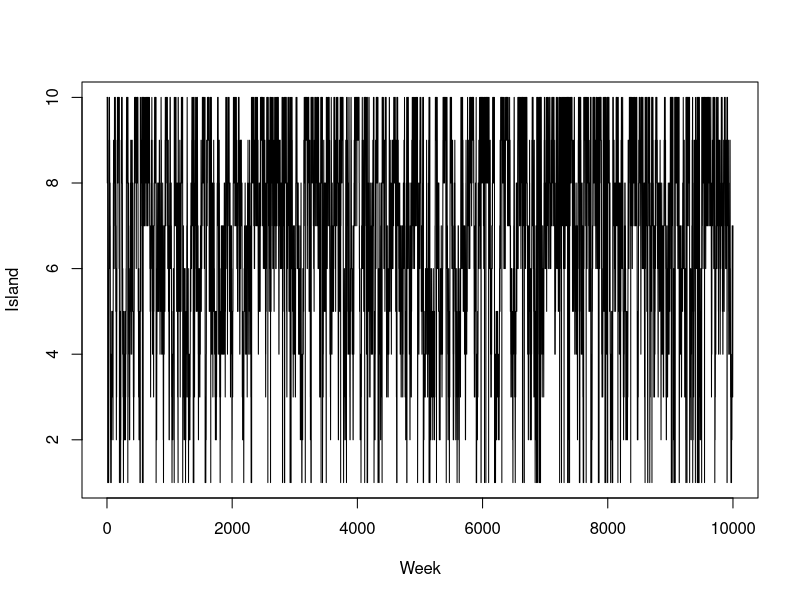
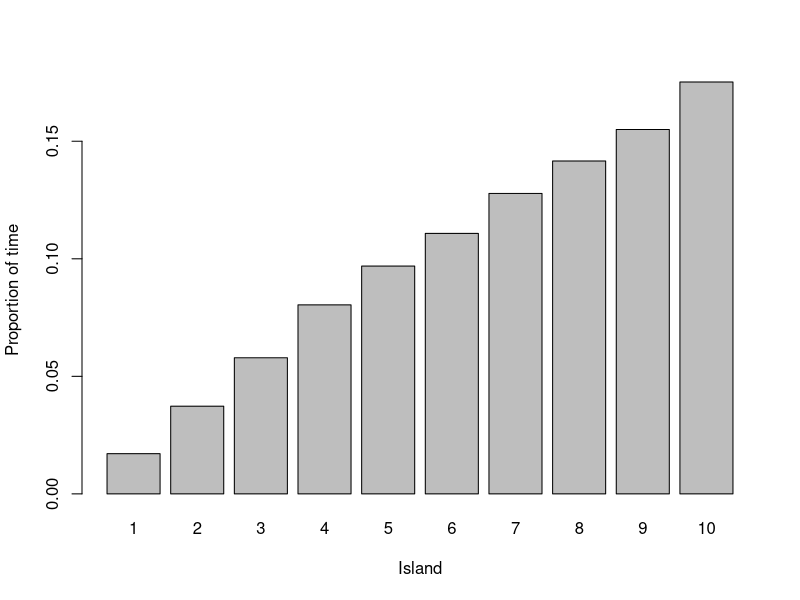
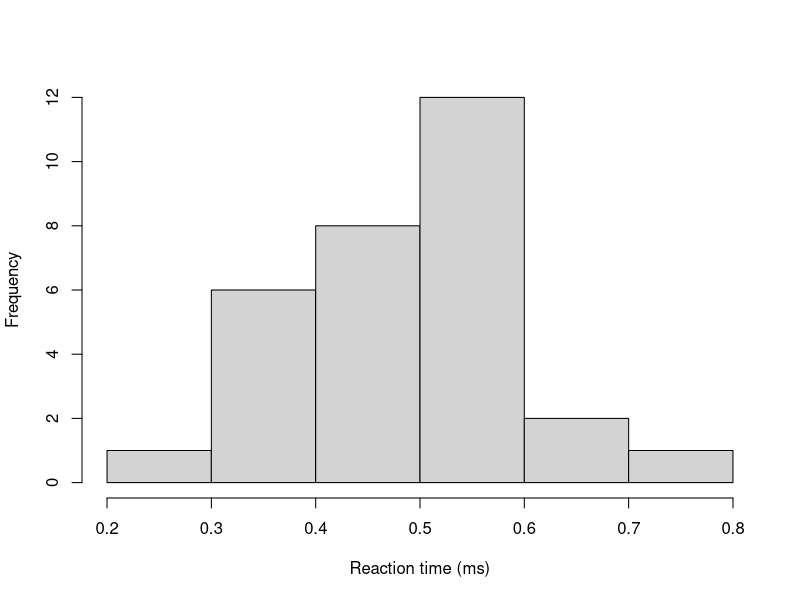
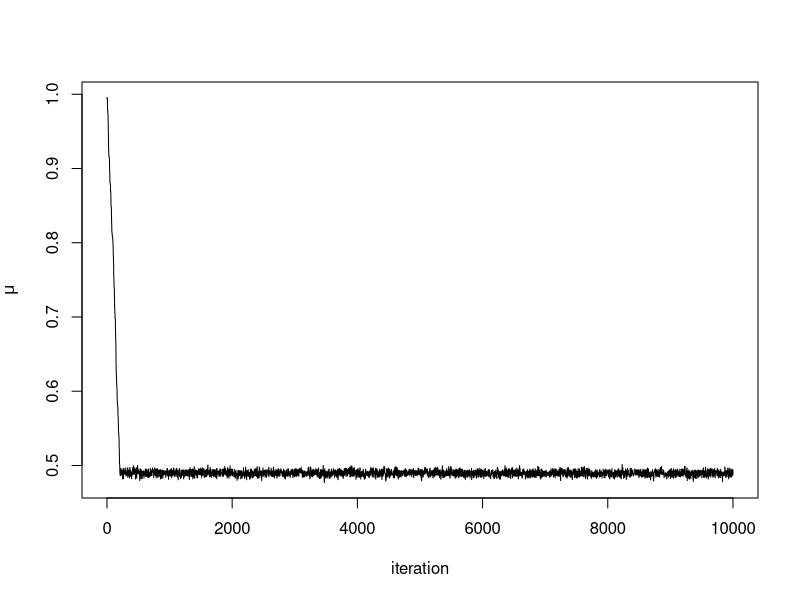
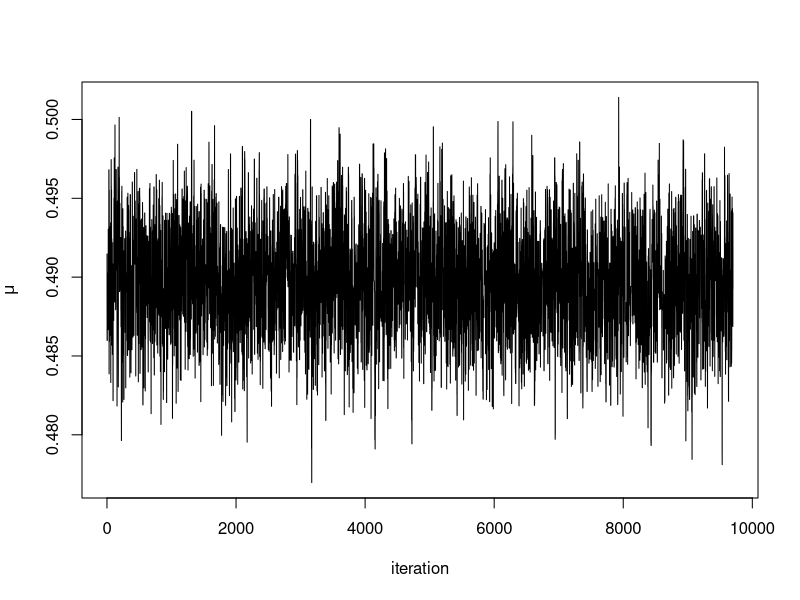
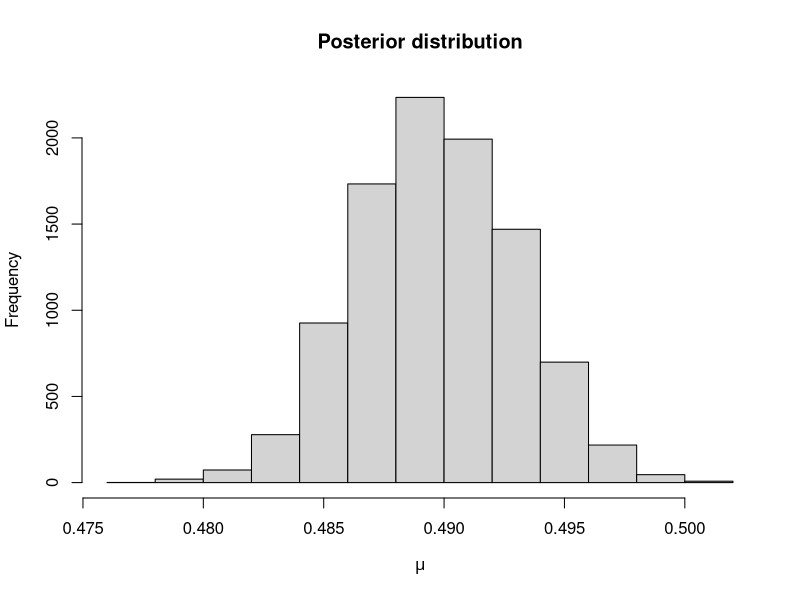
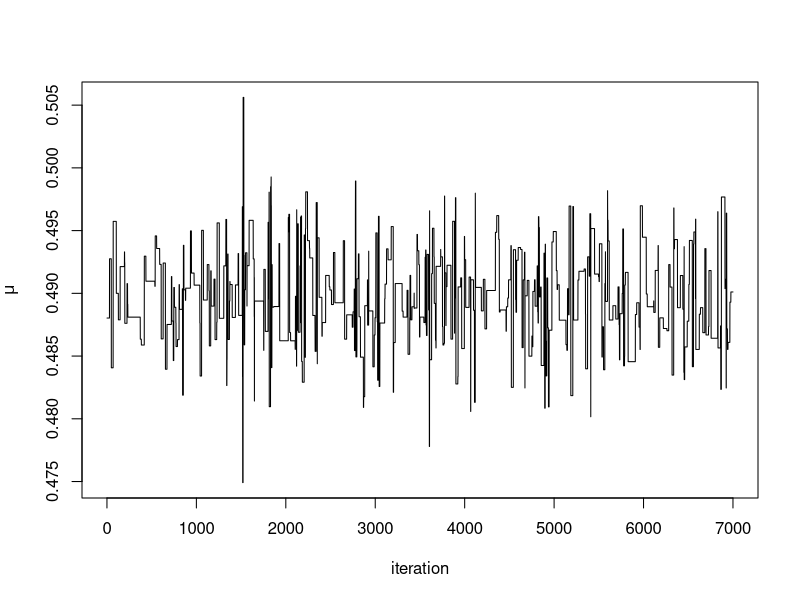
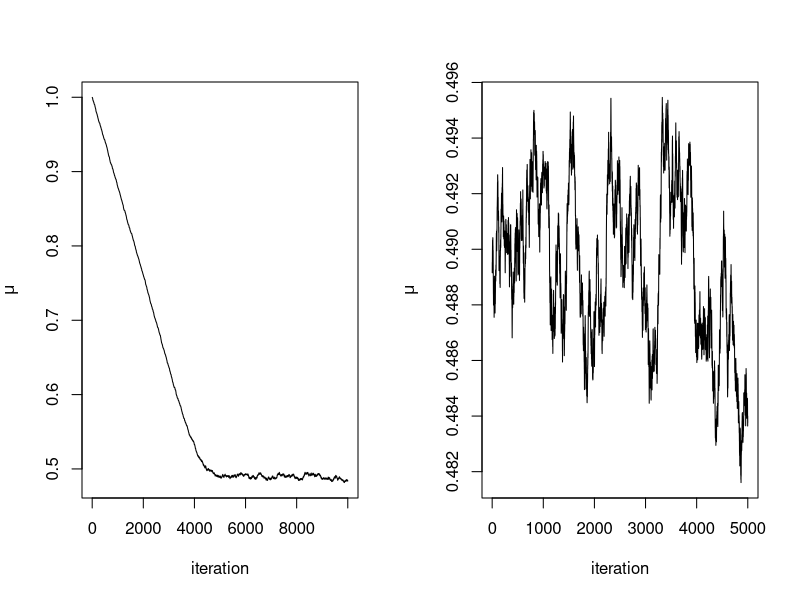

Here is the R script that generated these plots, in order:
## ---- chunk 1
weeks <- 10000
island <- numeric(weeks)
current <- 10
for(i in 1:weeks){
  ## record current position
  island[i] <- current
  
  #Flip a coin to move to a propose a new island
  proposed <- current + sample(c(1, -1), size = 1)
  
  #Ensure he loops round the island
  if(proposed < 1) 
    proposed <- 10
  if(proposed > 10)
    proposed <- 1
  
  #Decide to move
  p <- proposed/current
  u <- runif(1)
  if(u < p)
    current <- proposed
}

#Plot results
plot(island, type = 'l', xlab = "Week", ylab = "Island")
barplot(table(island)/weeks, xlab = "Island", 
        ylab = "Proportion of time")
## ---- chunk 2
y <- c(0.34, 0.47, 0.58, 0.27, 0.74, 0.44, 0.46, 0.65, 0.36, 0.55, 0.58, 0.55, 
       0.53, 0.56, 0.54, 0.61, 0.43, 0.52, 0.45, 0.49, 0.32, 0.33, 0.47, 0.58, 
       0.34, 0.60, 0.59, 0.43, 0.57, 0.34)
hist(y, main = "", xlab = "Reaction time (ms)")
## ---- chunk 3
#Set up elements for MCMC
set.seed(123) #to reproduce
n.iter   <- 10000
mu.store <- numeric(n.iter)

#Initial values
mu <- 1 
sigma <- 0.1 #known

for(i in 1:n.iter){
  
  #Propose value for mu
  mu.proposed <- runif(1, mu - 0.01, mu + 0.01)
  
  if(mu.proposed > 0){ #If mu < 0 we can reject straight away
    
    #Compute (log) acceptance probability
    log.numerator   <- -0.01*mu.proposed - 
                      sum(y - mu.proposed)^2/(2*sigma^2)
    log.denominator <- -0.01*mu - sum(y - mu)^2/(2*sigma^2)
    
    log.p.acc <- log.numerator - log.denominator
    u <- runif(1)
    
    #Accept/Reject step
    if(log(u) < log.p.acc){
      mu <- mu.proposed
    }
  }
  
  #Store mu at each iteration
  mu.store[i] <- mu
}
plot(mu.store, type = 'l', xlab = "iteration", 
     ylab = expression(mu))
## ---- chunk 4
plot(mu.store[-c(1:300)], type = 'l', xlab = "iteration", ylab = expression(mu))
hist(mu.store[-c(1:300)], xlab = expression(mu), main = "Posterior distribution")
## ---- chunk 5
quantile(mu.store[-c(1:300)], c(0.025, 0.975))
## ---- chunk 6
set.seed(123) #to reproduce
n.iter   <- 10000
mu.store <- numeric(n.iter)

#Initial values
mu <- 1 
sigma <- 0.1 #known

for(i in 1:n.iter){
  
  #Propose value for mu
  mu.proposed <- runif(1, mu - 0.1, mu + 0.1) #Step size too big
  
  if(mu.proposed > 0){ #If mu < 0 we can reject straight away
    
    #Compute (log) acceptance probability
    log.numerator   <- -0.01*mu.proposed - 
                        sum(y - mu.proposed)^2/(2*sigma^2)
    log.denominator <- -0.01*mu - sum(y - mu)^2/(2*sigma^2)
    
    log.p.acc <- log.numerator - log.denominator
    u <- runif(1)
    
    #Accept/Reject step
    if(log(u) < log.p.acc){
      mu <- mu.proposed
    }
  }
  
  #Store mu at each iteration
  mu.store[i] <- mu
}
plot(mu.store[-c(1:3000)], type = 'l', xlab = "iteration", 
     ylab = expression(mu))
## ---- chunk 7
set.seed(123) #to reproduce
n.iter   <- 10000
mu.store <- numeric(n.iter)

#Initial values
mu <- 1 
sigma <- 0.1 #known

for(i in 1:n.iter){
  
  #Propose value for mu
  mu.proposed <- runif(1, mu - 0.0005, mu + 0.0005) #Step size too small
  
  if(mu.proposed > 0){ #If mu < 0 we can reject straight away
    
    #Compute (log) acceptance probability
    log.numerator   <- -0.01*mu.proposed -
                        sum(y - mu.proposed)^2/(2*sigma^2)
    log.denominator <- -0.01*mu - sum(y - mu)^2/(2*sigma^2)
    
    log.p.acc <- log.numerator - log.denominator
    u <- runif(1)
    
    #Accept/Reject step
    if(log(u) < log.p.acc){
      mu <- mu.proposed
    }
  }
  
  #Store mu at each iteration
  mu.store[i] <- mu
}
par(mfrow = c(1, 2))
plot(mu.store, type = 'l', xlab = "iteration", ylab = expression(mu))
plot(mu.store[-c(1:5000)], type = 'l', xlab = "iteration",
     ylab = expression(mu))
